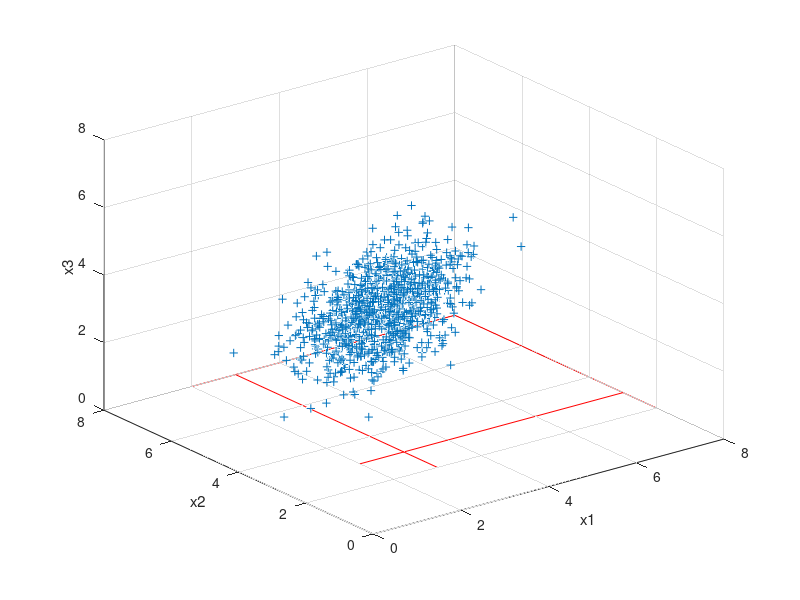
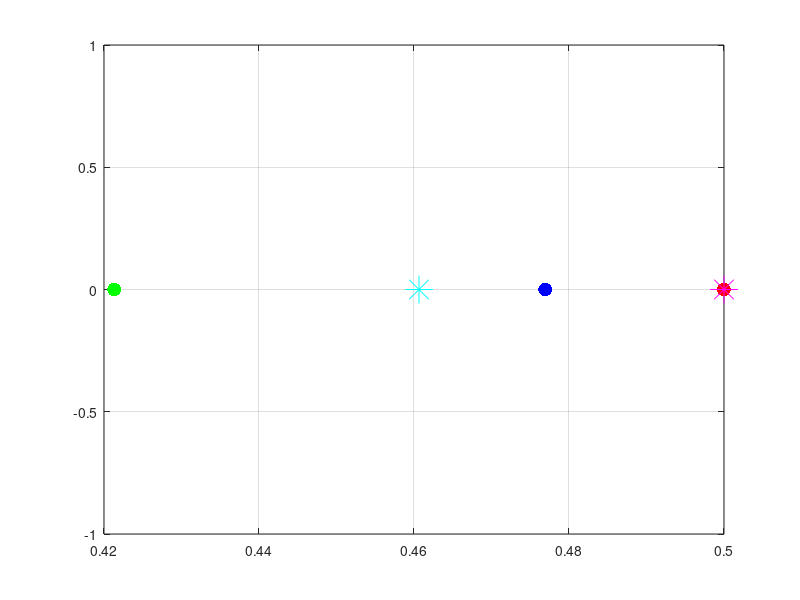

MATLAB code to generate these figures, in order:
% Study 3D conformance problem

% Study how moving the location of the distribution effects the nearness of
% the exact solution to the upper or lower bound
clear all
clc
close all
% Exact Solution:
%   Exact:  F(b1,b2) - F(a1,b2,) - F(b1,a2) +F(a1,a2)
% Amir:
%   LB:     F(b1,b2) - {F(a1,b2,) + F(b1,a2)}
%   UB:     F(b1,b2) - MAX {F(a1,b2,), F(b1,a2)}

num = 10;
A = [3 3 3];
B = [8 8 8];
L = -10;
mu1 = 4;
mu2 = 5;
mu3 = 3%.412; %3.10825;
alpha1 = 0;
alpha2 = 0;
alpha3 = 0;
sigma11 = 0.7;
sigma22 = 0.7;
sigma33 = 0.7;
sigma12 = 0.0;
sigma13 = 0.65;
sigma21 = 0.0;
sigma23 = 0.0;
sigma31 = 0.65; 
sigma32 = 0.0;
ALPHA = [alpha1 alpha2 alpha3];
SIGMA = [sigma11^2 sigma12^2 sigma13^2;...
        sigma21^2 sigma22^2 sigma23^2;...
        sigma31^2 sigma32^2 sigma33^2];
MU = [mu1 mu2 mu3]


r = mvnrnd(MU,SIGMA,1000);
figure;
plot3(r(:,1),r(:,2),r(:,3),'+')
axis([0 8 0 8 0 8])
line([A(1) A(1)],[2 8],'color',[1 0 0])
line([B(1) B(1)],[2 8],'color',[1 0 0])
line([2 8],[B(1) B(1)],'color',[1 0 0])
line([2 8],[A(1) A(1)],'color',[1 0 0])
grid on;
xlabel('x1')
ylabel('x2')
zlabel('x3')

% Define trivariate skew normal function
% fun3d = @(X,Y,Z) dmsn_triplequad(X,Y,Z,MU,SIGMA,ALPHA);
% % Integrate trivariate skew normal distribtuin between limits
% Fa1a2a3 = triplequad(fun3d,L,A(1),L,A(2),L,A(3));
% Fa1a2b3 = triplequad(fun3d,L,A(1),L,A(2),L,B(3));
% Fa1b2a3 = triplequad(fun3d,L,A(1),L,B(2),L,A(3));
% Fa1b2b3 = triplequad(fun3d,L,A(1),L,B(2),L,B(3));
% Fb1a2a3 = triplequad(fun3d,L,B(1),L,A(2),L,A(3));
% Fb1a2b3 = triplequad(fun3d,L,B(1),L,A(2),L,B(3));
% Fb1b2a3 = triplequad(fun3d,L,B(1),L,B(2),L,A(3));
% Fb1b2b3 = triplequad(fun3d,L,B(1),L,B(2),L,B(3));

Fa1a2a3 = mvncdf([L L L],A,MU,SIGMA); 
Fa1a2b3 = mvncdf([L L L],[A(1),A(2),B(3)],MU,SIGMA);
Fa1b2a3 = mvncdf([L L L],[A(1),B(2),A(3)],MU,SIGMA);
Fa1b2b3 = mvncdf([L L L],[A(1),B(2),B(3)],MU,SIGMA);
Fb1a2a3 = mvncdf([L L L],[B(1),A(2),A(3)],MU,SIGMA);
Fb1a2b3 = mvncdf([L L L],[B(1),A(2),B(3)],MU,SIGMA);
Fb1b2a3 = mvncdf([L L L],[B(1),B(2),A(3)],MU,SIGMA);
Fb1b2b3 = mvncdf([L L L],B,MU,SIGMA);


% % Define trivariate skew normal function
% Fa1a2a3 = mvncdf([L L L],[A(1),A(2),A(3)],MU,SIGMA)
% Fa1a2b3 = triplequad(fun3d,L,A(1),L,A(2),L,B(3));
% Fa1b2a3 = triplequad(fun3d,L,A(1),L,B(2),L,A(3));
% Fa1b2b3 = triplequad(fun3d,L,A(1),L,B(2),L,B(3));
% Fb1a2a3 = triplequad(fun3d,L,B(1),L,A(2),L,A(3));
% Fb1a2b3 = triplequad(fun3d,L,B(1),L,A(2),L,B(3));
% Fb1b2a3 = triplequad(fun3d,L,B(1),L,B(2),L,A(3));
% Fb1b2b3 = triplequad(fun3d,L,B(1),L,B(2),L,B(3));


Conform = - Fa1a2a3 + Fa1a2b3 + Fa1b2a3 - Fa1b2b3...
    + Fb1a2a3 - Fb1a2b3 - Fb1b2a3 + Fb1b2b3

check = mvncdf([3 3 3],[7 7 7],MU,SIGMA)
U = Fa1a2a3 + Fa1a2b3 + Fa1b2a3 + Fb1a2a3;
if abs(check-Conform)>0.01
    disp('ERROR, conform is not equal to check')
end
LB = Fb1b2b3 - (Fa1b2b3 + Fb1a2b3 + Fb1b2a3)
if LB < 0
    LB = 0
end
UB = Fb1b2b3 - max([Fa1b2b3 Fb1a2b3 Fb1b2a3])

s1 = struct('Fa1a2a3',Fa1a2a3,'Fa1a2b3',Fa1a2b3,'Fa1b2a3',Fa1b2a3,...
    'Fa1b2b3',Fa1b2b3,'Fb1a2a3',Fb1a2a3,'Fb1a2b3',Fb1a2b3,...
    'Fb1b2a3',Fb1b2a3,'Fb1b2b3',Fb1b2b3,'Fa1a2b3P',Fa1a2b3-Fa1a2a3,'Conform',Conform,'U',U)
Abox = Fa1b2b3 + Fb1a2b3
TwoB = 2*(Fa1a2b3 + Fa1b2a3 + Fb1a2a3 - Fa1a2a3) 
a_box = Fa1a2b3 - Fa1a2a3
b_box = Fb1a2a3 + Fa1b2a3
Bottom_A_Layer = Fb1a2a3 + Fa1b2a3
Top_A_Layer = Fa1b2b3-Fa1b2a3 + Fb1a2b3-Fb1a2a3
% Fa1b2a3P = Fa1b2a3 - Fa1a2a3
% Fb1a2a3P = Fb1a2a3 - Fa1a2a3
% musetting is bit of A box beneath LSL + relative size of Fa1a2b3 - the Fa1a2a3 box
% musetting = Abox*normcdf(3,mu3,SIGMA(1,1))...
     %+(1/normcdf(3,mu3,SIGMA(1,1))*Fa1a2a3-Fa1a2a3) % should be equal to TwoB/2 the lower bound error

figure(3)
plot(LB,0,'g.','MarkerSize',30); hold on
plot(UB,0,'r.','MarkerSize',30); hold on
plot(Conform,0,'b.','MarkerSize',30); grid on

LBerror = Conform - LB
UBerror = UB - Conform

if Fa1b2b3 + Fb1a2b3 - (Fa1b2b3*Fb1a2b3) > 0.5
    disp('BETWEEN LB AND MIDDLE')
elseif Fa1b2b3 + Fb1a2b3 - (Fa1b2b3*Fb1a2b3) < 0.5
    disp('BETWEEN MIDDLE AND UB')
end

%% Double accuracy method for LB>0
%Eqn B below is:  B = lower part of Abox + bit sticking out the top
%B = Abox*(normcdf(A(1),mu3,sigma33)) + (((Fa1a2a3/normcdf(A(1),mu3,sigma33)))-Fa1a2a3);

DetlaFa1a2a3 = Fa1a2a3 /...
    (normcdf(A(1),mu1,sigma11)*normcdf(A(2),mu2,sigma22)*normcdf(A(3),mu3,sigma33));
%Detla_D1D2 = 
if DetlaFa1a2a3 > 1
    Abox_Lower = (1 + (DetlaFa1a2a3-1)/2)*Fa1b2b3
    B = Abox_Lower + (((Fa1a2a3/normcdf(A(1),mu3,sigma33))*DetlaFa1a2a3^-1)-Fa1a2a3);
    disp('FIRST OPTION')
elseif DetlaFa1a2a3 <= 1
    B = Abox*(normcdf(A(1),mu3,sigma33)) + (((Fa1a2a3/normcdf(A(1),mu3,sigma33)))-Fa1a2a3);
end
% Determin which error is smaller thaus which bound is closest
if LB>0
    if 2*B > Abox
        disp('Between UB and Middle')
        figure(3)
        plot((UB-LB)/2+LB,0,'c*','MarkerSize',20); hold on
        plot(UB,0,'m*','MarkerSize',20);
    elseif 2*B < Abox
        disp('Between LB and Middle')
        figure(3)
        plot(LB,0,'c*','MarkerSize',20); hold on
        plot((UB-LB)/2+LB,0,'m*','MarkerSize',20);
    end
end
% 
% Fa1a2 = mvncdf([L L],[A(1),A(2)],[MU(1) MU(2)],SIGMA(1:2,1:2))
% Fa1b2P = mvncdf([L A(2)],[A(1),B(2)],[MU(1) MU(2)],SIGMA(1:2,1:2))
% Fb1a2P = mvncdf([A(1) L],[B(1),A(2)],[MU(1) MU(2)],SIGMA(1:2,1:2))
% Fb1b2 = mvncdf([L L],[B(1),B(2)],[MU(1) MU(2)],SIGMA(1:2,1:2))
% E = mvncdf([A(1) A(2)],[B(1),B(2)],[MU(1) MU(2)],SIGMA(1:2,1:2))
% T = Fa1a2 + Fa1b2P + Fb1a2P
% pdf1 = dsn([0:0.1:10],mu1,sigma1,alpha1);
% pdf2 = dsn([0:0.1:10],mu2,sigma2,alpha2);
% subplot(1,2,1)
% plot([0:0.1:10],pdf1,'.-')
% line([3 3], [0 0.4])
% line([7 7], [0 0.4])
% grid on
% subplot(1,2,2)
% plot([0:0.1:10],pdf2,'.-')
% line([3 3], [0 0.4])
% line([7 7], [0 0.4])
% grid on
%
% figure(3)
% plot(LB,0,'g.','MarkerSize',30); hold on
% plot(UB,0,'r.','MarkerSize',30); hold on
% plot(Conform,0,'b.','MarkerSize',30); grid on
%
